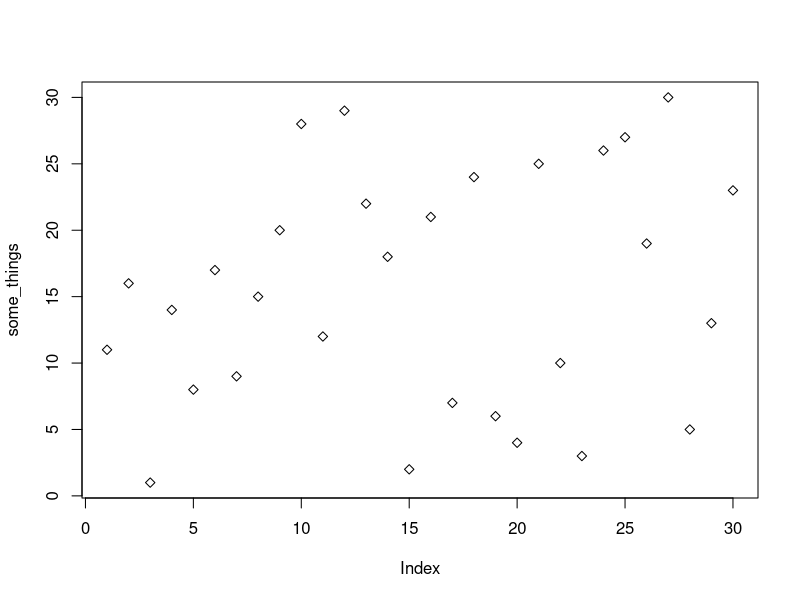

R code for this plot:
# This is some dummy code so we can see how Version control works!
some_things = sample(1:30)
some_things

some_things +1.5
5+4

plot(some_things, pch=23)
